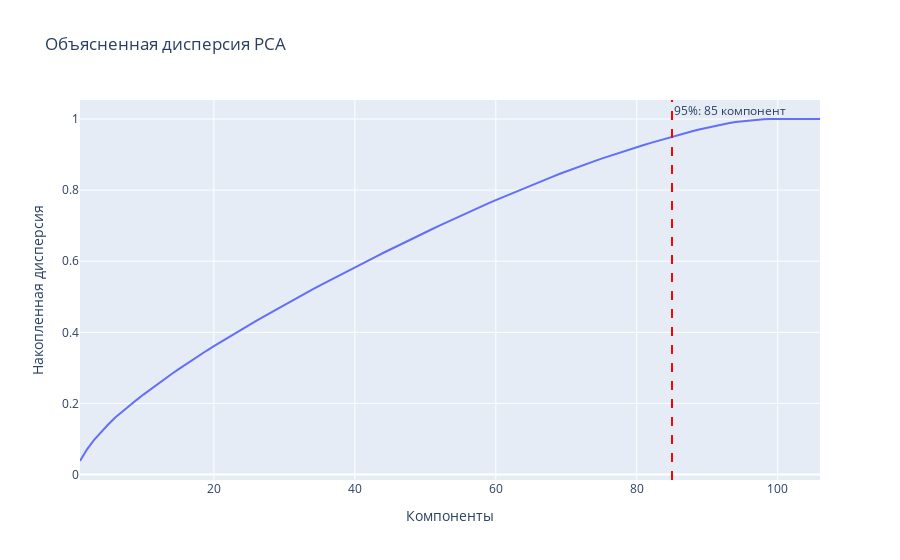

The cell this chart's notebook holds for it:
### Code cell
# Создаем компактный интерактивный график
cumulative_variance = np.cumsum(pca.explained_variance_ratio_)
components = range(1, len(cumulative_variance) + 1)

# Находим компоненту для 95% дисперсии
component_95 = np.argmax(cumulative_variance >= 0.95) + 1

fig = px.line(
    x=components, 
    y=cumulative_variance,
    title='Объясненная дисперсия PCA',
    labels={'x': 'Компоненты', 'y': 'Накопленная дисперсия'}
)

# Добавляем отметку для 95%
fig.add_vline(
    x=component_95, 
    line_dash="dash", 
    line_color="red",
    annotation_text=f"95%: {component_95} компонент"
)

fig.show()

### Figure 1 — Plotly figure (JSON) as saved in the notebook; plotly's stock layout.template omitted (floating-point values rounded to 4 significant figures)
{"data": [{"hovertemplate": "Компоненты=%{x}<br>Накопленная дисперсия=%{y}<extra></extra>", "legendgroup": "", "line": {"color": "#636efa", "dash": "solid"}, "marker": {"symbol": "circle"}, "mode": "lines", "name": "", "orientation": "v", "showlegend": false, "type": "scatter", "x": [1, 2, 3, 4, 5, 6, 7, 8, 9, 10, 11, 12, 13, 14, 15, 16, 17, 18, 19, 20, 21, 22, 23, 24, 25, 26, 27, 28, 29, 30, 31, 32, 33, 34, 35, 36, 37, 38, 39, 40, 41, 42, 43, 44, 45, 46, 47, 48, 49, 50, 51, 52, 53, 54, 55, 56, 57, 58, 59, 60, 61, 62, 63, 64, 65, 66, 67, 68, 69, 70, 71, 72, 73, 74, 75, 76, 77, 78, 79, 80, 81, 82, 83, 84, 85, 86, 87, 88, 89, 90, 91, 92, 93, 94, 95, 96, 97, 98, 99, 100, 101, 102, 103, 104, 105, 106], "xaxis": "x", "y": [0.03808, 0.071, 0.09735, 0.1196, 0.1409, 0.1604, 0.1773, 0.1936, 0.2094, 0.2249, 0.2398, 0.2546, 0.2689, 0.2827, 0.2963, 0.3098, 0.3232, 0.3361, 0.3488, 0.3612, 0.3733, 0.3854, 0.3973, 0.4091, 0.4207, 0.4322, 0.4437, 0.4549, 0.4661, 0.4772, 0.4882, 0.4992, 0.5098, 0.5205, 0.531, 0.5416, 0.552, 0.5624, 0.5727, 0.5829, 0.593, 0.6031, 0.6132, 0.6231, 0.633, 0.6428, 0.6525, 0.6621, 0.6717, 0.6812, 0.6905, 0.6999, 0.7092, 0.7185, 0.7277, 0.7368, 0.7458, 0.7546, 0.7633, 0.772, 0.7805, 0.7889, 0.7972, 0.8054, 0.8136, 0.8216, 0.8295, 0.8374, 0.8452, 0.8528, 0.8603, 0.8675, 0.8746, 0.8816, 0.8886, 0.8953, 0.9019, 0.9084, 0.9147, 0.9209, 0.927, 0.9329, 0.9388, 0.9445, 0.9501, 0.9556, 0.9609, 0.9661, 0.9712, 0.9758, 0.9801, 0.9842, 0.9882, 0.9914, 0.9938, 0.996, 0.998, 0.9994, 1.0, 1.0, 1.0, 1.0, 1.0, 1.0, 1.0, 1.0], "yaxis": "y"}], "layout": {"annotations": [{"showarrow": false, "text": "95%: 85 компонент", "x": 85, "xanchor": "left", "xref": "x", "y": 1, "yanchor": "top", "yref": "y domain"}], "legend": {"tracegroupgap": 0}, "shapes": [{"line": {"color": "red", "dash": "dash"}, "type": "line", "x0": 85, "x1": 85, "xref": "x", "y0": 0, "y1": 1, "yref": "y domain"}], "title": {"text": "Объясненная дисперсия PCA"}, "xaxis": {"anchor": "y", "domain": [0, 1], "title": {"text": "Компоненты"}}, "yaxis": {"anchor": "x", "domain": [0, 1], "title": {"text": "Накопленная дисперсия"}}}}
